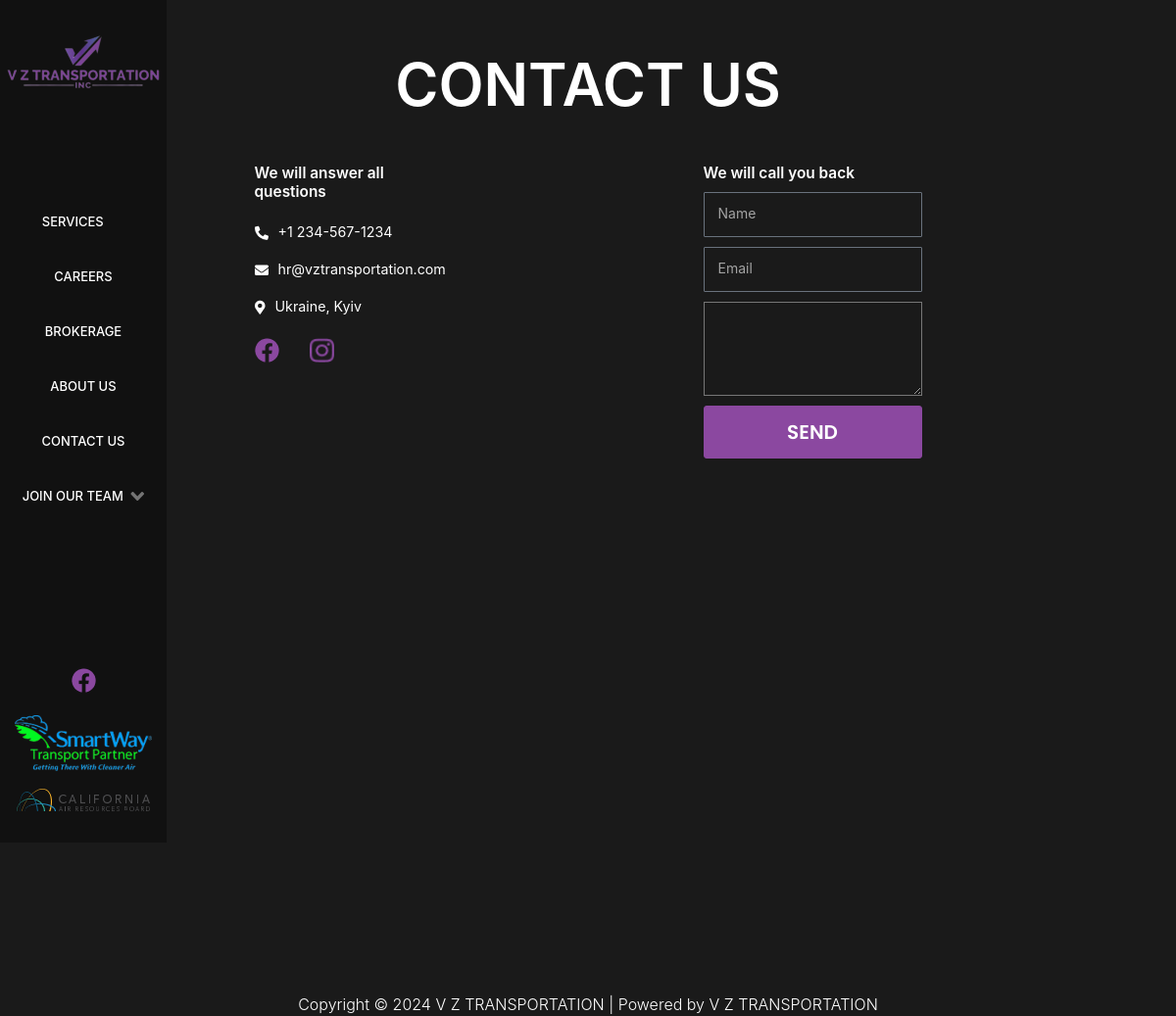
Page /contact/ on the committed database.
### contact/models.py (models this page shows, shortened)
class Contact(models.Model):
    main_title = models.CharField( ' Main Title ',max_length=100, default='No title')
    title = models.CharField( ' Title ',max_length=100)
    form_title = models.CharField( ' Form Title ',max_length=100, default='No title')
    phone= models.CharField(' Phone', max_length=100)
    phone_link = models.CharField( ' Phone Link ',max_length=100)
    email = models.EmailField( ' Email',max_length=100)
    email_link = models.CharField(' Email Link',max_length=100)
    location = models.CharField('Location',max_length=100)
    location_link = models.CharField('location Link',max_length=100)
    facebook= models.CharField(' Facebook',max_length=100)
    instagram = models.CharField('instagram',max_length=100)
    iframe = models.TextField( 'iframe Google Maps', null=True, blank=True)

### contact/views.py (the view)
# urls.py: path('', views.contact, name='contact'),
def contact(request):
   context = {
       'contact': Contact.objects.all()
   }
   return render(request, 'contact/contact.html', context)

### contact/templates/contact/contact.html (shortened to what this page needs)
{% extends 'main/layout.html' %} {% load static %} {% block style %}
<link rel="stylesheet" href="{% static 'contact/contact.css' %}" />
{% endblock %} {% block title %} CONTACT US {% endblock %} {% block content %} {% for el in contact %}
<section class="contact-us section">
  <div class="container">
    <h2 class="title">{{ el.main_title }}</h2>
    <div class="contact-us-wrap">
      <div class="contact-us-wrap-contact">
        <h3 class="contact-us-title sub-title">{{el.title}}</h3>
        <ul class="contact-us-list-link">
          <li class="contact-us-item">
            <a class="contact-us-link" href="tel:{{el.phone_link}}">
              <img src="{% static 'main/img/phone.png'  %}" class="contact-us-icon" width="14" height="14" />
              {{el.phone}}
            </a>
          </li>
          <li class="contact-us-item-link">
            <a class="contact-us-link" href="{{el.email_link}}">
              <img src="{% static 'main/img/email.png'  %}" class="contact-us-icon" width="14" height="14" />
              {{el.email}}
            </a>
          </li>
          <li class="contact-us-item">
            <a class="contact-us-link" href="{{el.location_link}}">
              <img src="{% static 'main/img/locatio.png' %}" class="contact-us-icon" width="11" height="14" />
              {{el.location}}
            </a>
          </li>
        </ul>
        <ul class="contact-us-social-list">
          <li class="contact-us-social-item">
            <a href="{{el.facebook}}">
              <img src="{% static 'main/img/facebook.png' %}" class="contact-us-social-icon" width="32" height="32" />
            </a>
          </li>
          <li class="contact-us-social-item">
            <a href="{{el.instagram}}">
              <img src="{% static 'main/img/instagram.png' %}" class="contact-us-social-icon" width="32" height="32" />
            </a>
          </li>
        </ul>
      </div>
      {% endfor %}
      <form class="contact-us-form" id="contact-us-form">
        {% for el in contact %}
        <h3 class="contact-us-title sub-title">{{el.form_title}}</h3>
        {% endfor %}
        <label class="label">
          <input class="input" type="text" id="name" placeholder="" />
          <span class="label-span">Name</span>
        </label>
        <label class="label">
          <input class="input" type="email" id="email" placeholder="" />
          <span class="label-span">Email</span>
        </label>
        <textarea class="contact-us-textarea" name="comment" id="comment"></textarea>
        <button type="submit" class="btn">SEND</button>
      </form>
    </div>
    {% for el in contact %}
    <iframe
      class="contact-us-iframe"
      src="{{el.iframe}}"
      width="1260"
      height="500"
      style="border: 0"
      allowfullscreen=""
      loading="lazy"
    ></iframe
    >{%endfor%}
  </div>
</section>
{% endblock %}

### contact/static/contact/contact.css (style rules this page uses)
.contact-us.section { padding-top: 50px; }
.contact-us.section .container { display: flex; flex-direction: column; align-items: center; justify-content: center; gap: 45px; }
.contact-us .title { font-size: 60px; text-align: center; }
.contact-us-wrap { display: flex; flex-direction: row; align-items: start; justify-content: center; gap: 30px; }
.contact-us-wrap-contact { display: flex; flex-direction: column; align-items: start; justify-content: start; gap: 20px; min-width: 428px; }
.contact-us-title.sub-title { font-size: 15.4px; width: 207px; }
.contact-us-list-link { display: flex; flex-direction: column; align-items: start; justify-content: start; gap: 14px; }
.contact-us-link { font-size: 14.25px; font-weight: 400; line-height: 24px; text-align: left; color: white; display: flex; font-display: row; align-items: center; justify-content: center; gap: 10px; }
.contact-us-social-list { display: flex; flex-direction: row; align-items: start; justify-content: start; gap: 31px; margin-left: 0 auto; }
.contact-us-social-icon { width: 25px; height: 25px; fill: var(--fill-icon); }
.contact-us-form { display: flex; flex-direction: column; align-items: start; justify-content: start; width: 100%; gap: 10px; }
.contact-us-form .input:focus + .label-span, .contact-us-form .input:not(:placeholder-shown) + .label-span { background: var(--background-body); }
.contact-us-textarea { box-sizing: border-box; width: 100%; height: 96px; padding: 13px; border-radius: 1px solid var(--border-input); background: rgba(0, 0, 0, 0); font-size: 14.53px; font-weight: 400; text-align: left; color: var(--text-color); }
.contact-us-form .btn { width: 100%; flex-shrink: 1; background: var(--fill-icon); color: var(--color-white); border-radius: 3px; }

### main/static/main/css/utils/default.css (style rules this page uses)
:root { --background-body: #1a1a1a; --background-aside: #111111; --background-container: #151515; --text-color: #ffffff; --text-second: #8b48a0; --fill-icon: #8b48a0; --background-item: #404040; --border-color: #8b48a0; --color-white: #ffffff; --background-item-first: rgba(0, 0, 0, 0); --background-btn-first: rgba(0, 0, 0, 0); --background-btn-second: #8b48a0; --border-input: #69727d; --btn-color: #212121; }
body { background: var(--background-body); margin: 0; font-family: 'Inter'; }
.container { max-width: 1260px; margin: 0 auto; }
.title { font-family: 'Inter'; font-weight: 600; font-size: 45px; color: var(--text-color); text-transform: uppercase; }
.sub-title { font-family: 'Inter'; font-weight: 600; font-size: 21px; color: var(--text-color); }
.btn { font-family: Poppins; font-size: 20px; font-weight: 800; line-height: 1; padding: 16px 30px; background: rgba(0, 0, 0, 0); border: 1px solid var(--border-color); border-radius: 1px; color: var(--text-second); }
.input { box-sizing: border-box; width: 100%; height: 46px; padding: 13px; border: 1px solid var(--border-input); border-radius: 1px; background: rgba(0, 0, 0, 0); font-size: 14.53px; font-weight: 400; text-align: left; color: var(--text-color); }
.label { width: 100%; position: relative; }
.label-span { font-size: 14px; font-weight: 400; line-height: 16.94px; color: #a3a3a3; position: absolute; top: 14px; left: 15px; transition: top 0.3s ease; }
.input:focus + .label-span, .input:not(:placeholder-shown) + .label-span { top: -9px; background: var(--background-body); }
.btn { text-transform: uppercase; display: block; margin: 0 auto; scale: 1; transition: scale 250ms ease-out; }

### rows in the picture
Contact: main_title "CONTACT US", title "We will answer all questions", phone "+1 234-567-1234", email "hr@vztransportation.com", location "Ukraine, Kyiv", form_title "We will call you back"
